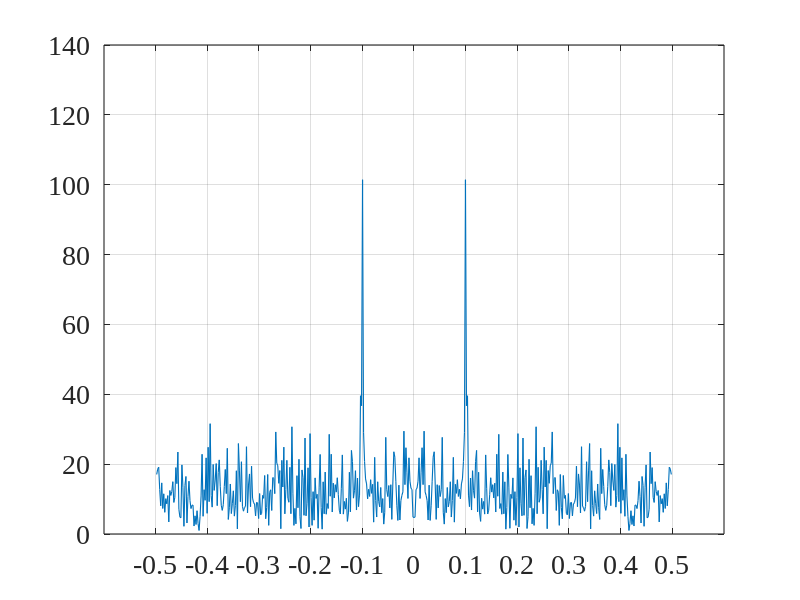
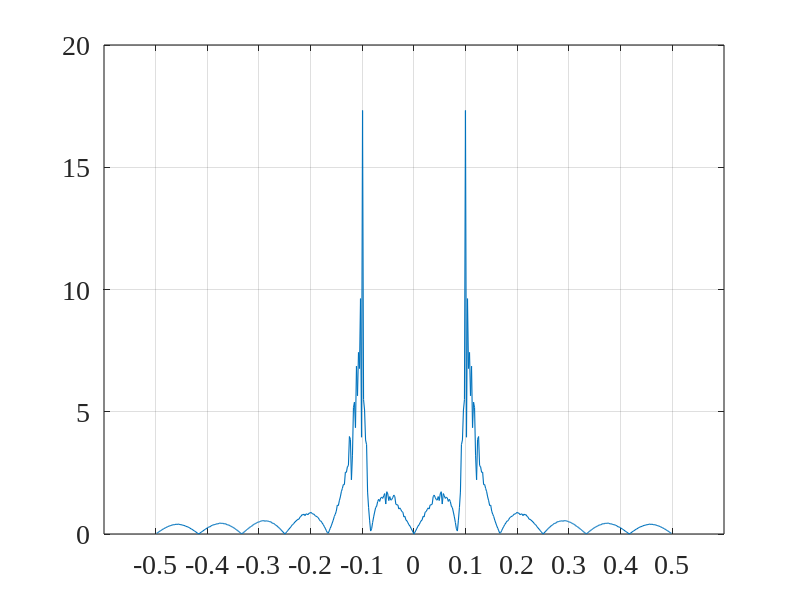
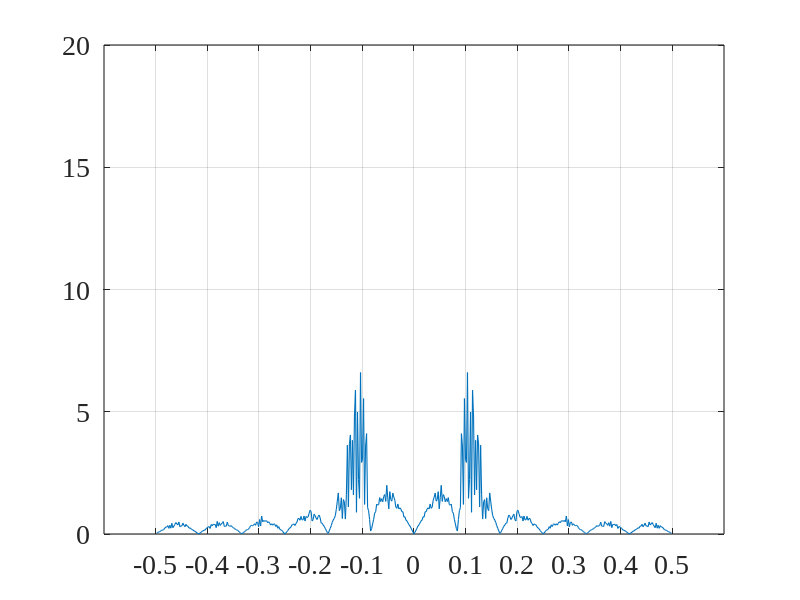
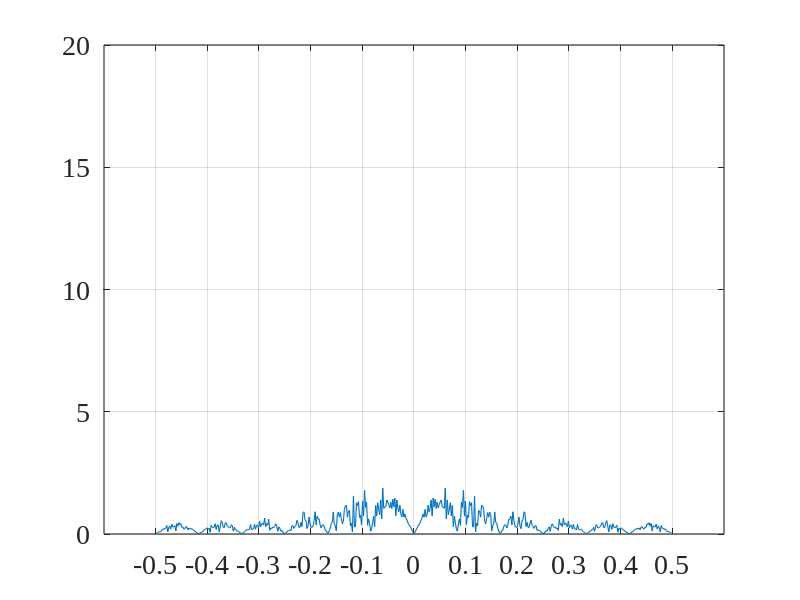

These figures' MATLAB source, in order:
close all; clc; clear all;
linewd = 0.8;
hcfontsize = 20;
MarkerSize=9;

A0=0.5;
T=500;
f0=0.1;
theta=70/180*pi;
alpha=0.01; 

iSNR_dB=-5;
iSNR=10^(iSNR_dB/10);
sigmau2=A0^2/2./iSNR/(1+alpha);
sigmaw2=alpha*sigmau2;

Nfft=2^9;
Nfft2=Nfft/2;
f=[0:Nfft2 -Nfft2+1:-1]'/Nfft;
df=f(2)-f(1);

t=(0:T-1)';
x1=A0*cos(2*pi*f0*t+pi/3);
u1=sigmau2^0.5*randn(size(t));
X1=fft(x1,Nfft);
U1=fft(u1,Nfft);
phiX1=A0^2/4*(sin(T*pi*(f+f0))./sin(pi*(f+f0))).^2+A0^2/4*(sin(T*pi*(f-f0))./sin(pi*(f-f0))).^2;

M=1; % Number of sensors

[f_mat,m_mat]=meshgrid(f,1:M);
d=exp(-1i*2*pi*f_mat.*(m_mat-1)*cos(theta));
du=exp(-1i*2*pi*f_mat.*(m_mat-1));
X=(ones(M,1)*X1.').*d;
U=(ones(M,1)*U1.').*du;
w=sigmaw2^0.5*randn(M,T);
W=fft(w,Nfft,2);
Y=X+U+W;
y1=ifft(Y(1,:));

phiV0=zeros(M,M,length(f));
for idxf=1:length(f)
    phiV0(:,:,idxf)=T*du(:,idxf)*du(:,idxf)'+T*alpha*eye(M);
end
phiV=sigmau2*phiV0;

h=zeros(M,length(f));
for idxf=1:length(f)
    phiY=phiV(:,:,idxf)+phiX1(idxf)*d(:,idxf)*d(:,idxf)';
    h(:,idxf)=phiX1(idxf)*inv(phiY)*d(:,idxf);
end

Z=sum(conj(h).*Y,1);

int_H2_phiV=0;
for idxf=1:length(f)
    int_H2_phiV=int_H2_phiV+df* h(:,idxf)'*phiV(:,:,idxf)*h(:,idxf);
end

f1=fftshift(f);
Ya=fftshift(abs(Y(1,:)));

figure
plot(f1(2:end),Ya(2:end),'linewidth',linewd);
set(gca, 'Color', [1, 1, 1]); 
set(gca, 'FontName', 'Times New Roman');
set(gca, 'FontSize', hcfontsize);
set(gca, 'LineWidth', linewd); 
set(gca,'XTick',-0.5:0.1:0.5); 
set(gca,'YLim',[0 140]);
box on; grid on;

Ea=fftshift(abs(Z.'-X1));

figure
plot(f1(2:end),Ea(2:end),'linewidth',linewd);
set(gca, 'Color', [1, 1, 1]); 
set(gca, 'FontName', 'Times New Roman');
set(gca, 'FontSize', hcfontsize);
set(gca, 'LineWidth', linewd); 
set(gca,'XTick',-0.5:0.1:0.5); 
set(gca,'YLim',[0 20]);
box on; grid on;

M=2; % Number of sensors
[f_mat,m_mat]=meshgrid(f,1:M);
d=exp(-1i*2*pi*f_mat.*(m_mat-1)*cos(theta));
du=exp(-1i*2*pi*f_mat.*(m_mat-1));
X=(ones(M,1)*X1.').*d;
U=(ones(M,1)*U1.').*du;
w=sigmaw2^0.5*randn(M,T);
W=fft(w,Nfft,2);
Y=X+U+W;

phiV0=zeros(M,M,length(f));
for idxf=1:length(f)
    phiV0(:,:,idxf)=T*du(:,idxf)*du(:,idxf)'+T*alpha*eye(M);
end
phiV=sigmau2*phiV0;

h=zeros(M,length(f));
for idxf=1:length(f)
    phiY=phiV(:,:,idxf)+phiX1(idxf)*d(:,idxf)*d(:,idxf)';
    h(:,idxf)=phiX1(idxf)*inv(phiY)*d(:,idxf);
end

Z=sum(conj(h).*Y);

int_H2_phiV=0;
for idxf=1:length(f)
    int_H2_phiV=int_H2_phiV+df* h(:,idxf)'*phiV(:,:,idxf)*h(:,idxf);
end

figure
Ea=fftshift(abs(Z.'-X1));
plot(f1(2:end),Ea(2:end),'linewidth',linewd);
set(gca, 'Color', [1, 1, 1]); 
set(gca, 'FontName', 'Times New Roman');
set(gca, 'FontSize', hcfontsize);
set(gca, 'LineWidth', linewd); 
set(gca,'XTick',-0.5:0.1:0.5); 
set(gca,'YLim',[0 20]);
box on; grid on;

M=5; % Number of sensors
[f_mat,m_mat]=meshgrid(f,1:M);
d=exp(-1i*2*pi*f_mat.*(m_mat-1)*cos(theta));
du=exp(-1i*2*pi*f_mat.*(m_mat-1));
X=(ones(M,1)*X1.').*d;
U=(ones(M,1)*U1.').*du;
w=sigmaw2^0.5*randn(M,T);
W=fft(w,Nfft,2);
Y=X+U+W;

phiV0=zeros(M,M,length(f));
for idxf=1:length(f)
    phiV0(:,:,idxf)=T*du(:,idxf)*du(:,idxf)'+T*alpha*eye(M);
end
phiV1=T*A0^2/2./iSNR*ones(size(f));
phiV=sigmau2*phiV0;

h=zeros(M,length(f));
for idxf=1:length(f)
    phiY=phiV(:,:,idxf)+phiX1(idxf)*d(:,idxf)*d(:,idxf)';
    h(:,idxf)=phiX1(idxf)*inv(phiY)*d(:,idxf);
end

Z=sum(conj(h).*Y);
z=real(ifft(Z));

int_H2_phiX=df*sum(phiX1 .* abs(sum(conj(h).*d,1)').^2 );
int_H2_phiV=0;
for idxf=1:length(f)
    int_H2_phiV=int_H2_phiV+df* h(:,idxf)'*phiV(:,:,idxf)*h(:,idxf);
end

Za=fftshift(abs(Z));

figure
Ea=fftshift(abs(Z.'-X1));
plot(f1(2:end),Ea(2:end),'linewidth',linewd);
set(gca, 'Color', [1, 1, 1]); 
set(gca, 'FontName', 'Times New Roman');
set(gca, 'FontSize', hcfontsize);
set(gca, 'LineWidth', linewd); 
set(gca,'XTick',-0.5:0.1:0.5); 
set(gca,'YLim',[0 20]);
box on; grid on;
